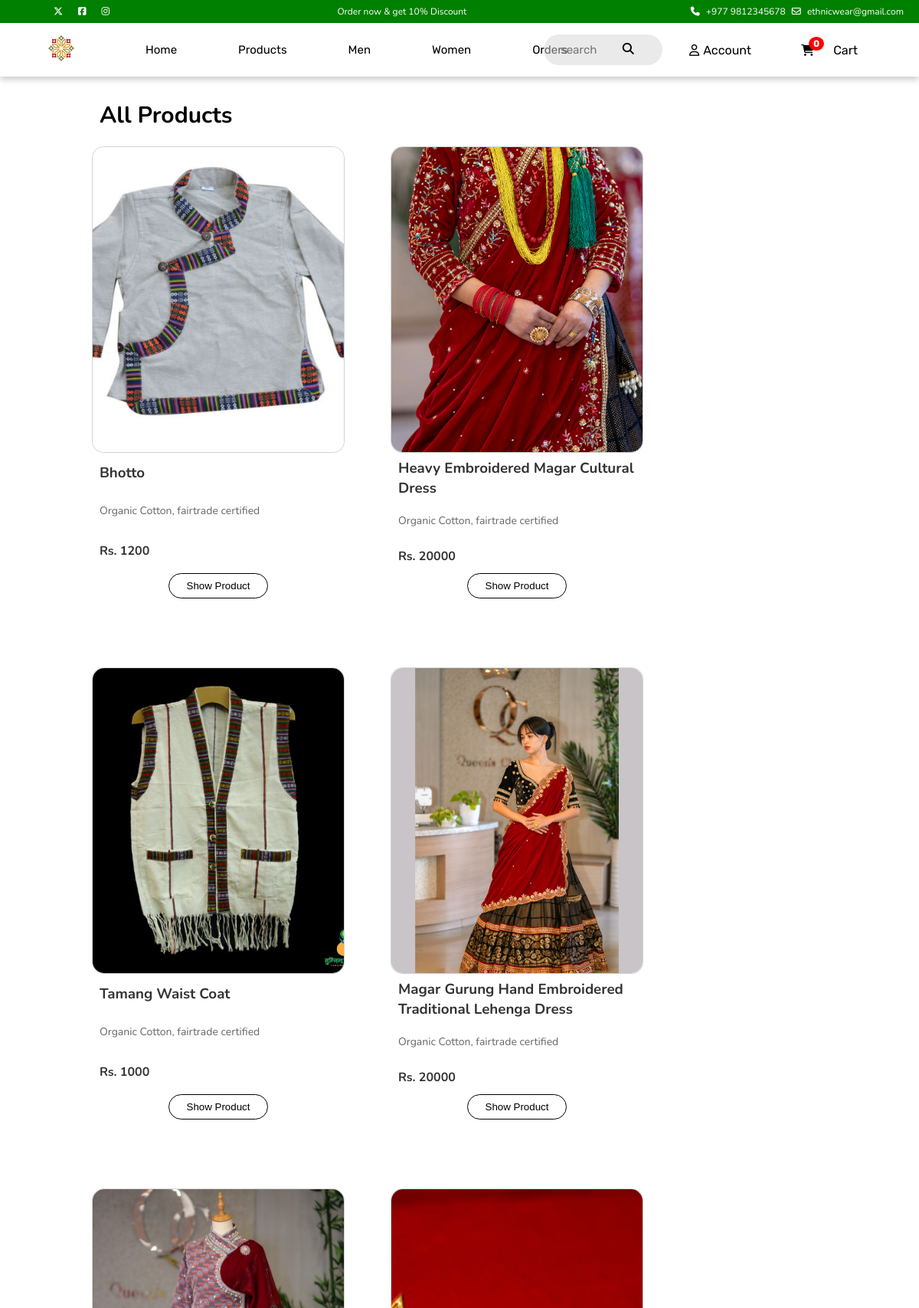
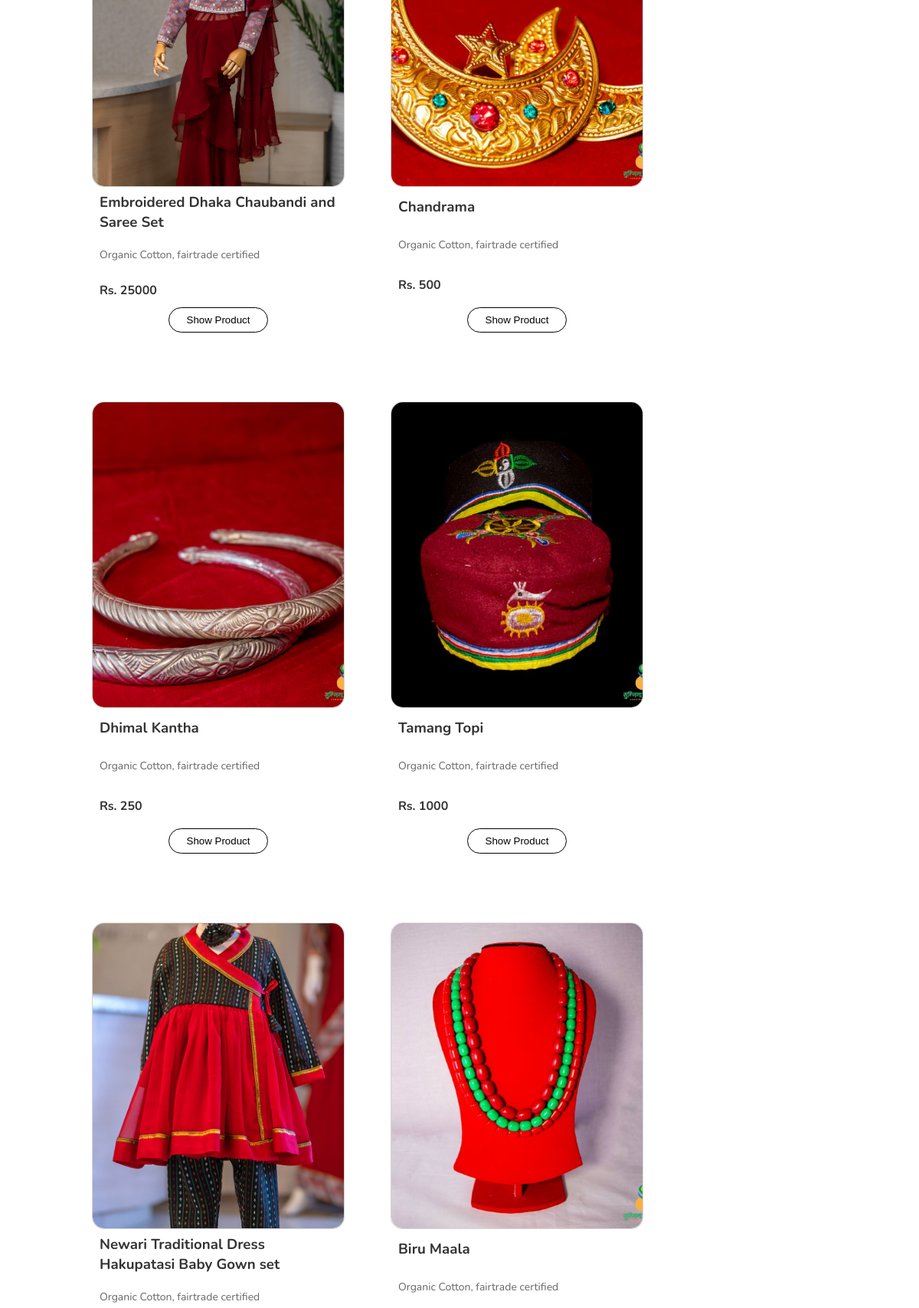
/products.php (upper part), run on the app's committed database (2 pictures, top to bottom).
### tables this page shows
CREATE TABLE `products` (
  `pid` int(255) NOT NULL,
  `pname` varchar(255) NOT NULL,
  `price` int(255) NOT NULL,
  `category` varchar(255) NOT NULL,
  `description` varchar(255) NOT NULL,
  `gender` varchar(255) NOT NULL,
  `image` varchar(255) NOT NULL
);

### products.php (the view, shortened to what this page needs)
<?php
require_once 'includes/connection.php';
$query = "SELECT * FROM products";
$title = "All Products";
?>
<!DOCTYPE html>
<html lang="en">
<head>
    <link rel="stylesheet" href="style/header.css" />
    <link rel="stylesheet" href="style/footer.css" />
    <link rel="stylesheet" href="style/product.css" />
    <link
        rel="stylesheet"
        href="https://cdnjs.cloudflare.com/ajax/libs/font-awesome/6.6.0/css/all.min.css"
 />
</head>
<body>
    <?php
    include('includes/header.php');
    ?>
    <p class="headin"><?php echo $title;?></p>
    <main>
        <?php
        $result = mysqli_query($conn, $query);
        if ($result && mysqli_num_rows($result) > 0) {
            while ($row = mysqli_fetch_assoc($result)) {
        ?>
                <a class="product-info" href="product-info.php?pid=<?php echo $row['pid']; ?>" style="text-decoration: none;">
                    <div class="product-card">
                        <div class="product-image">
                            <img src="assets/products/<?php echo $row['image']; ?>" alt="<?php echo ($row['pname']) ?>" />
                        </div>
                        <h3><?php echo $row['pname']; ?></h3>
                        <p>Organic Cotton, fairtrade certified</p>
                        <div class="price-rating">
                            <span>Rs. <?php echo $row['price']; ?></span>
                        </div>
                        <button>Show Product</button>
                    </div>
                </a>
        <?php
            }
        } else {
            echo "<p>No products foune!</p>";
        }
        ?>
    </main>
</body>
</html>

### style/product.css (style rules this page uses)
* { box-sizing: border-box; }
body { font-family: "Nunito"; margin: 0; }
html, body { height: auto; }
.headin { width: 80%; font-size: 30px; font-weight: bold; margin: auto; margin-top: 20px; padding: 10px; }
main { display: flex; flex-wrap: wrap; width: 80%; gap: 60px; margin: auto; }
.product-card { width: 330px; border-radius: 8px; margin: 10px 0px; height: 600px; padding-bottom: 10px; display: flex; flex-direction: column; justify-content: space-between; transition: transform 0.3s ease; }
.product-card .product-image { width: 100%; height: 400px; position: relative; border-radius: 15px; border: 1px solid lightgray; }
.product-card img { width: 100%; height: 100%; object-fit: cover; border-radius: 15px; }
.product-card h3 { margin: 0px 0px; color: #333; padding: 0px 10px; }
.product-card p { padding: 0px 10px; color: #666; font-size: 14px; }
.price-rating { padding: 0px 10px; display: flex; justify-content: space-between; align-items: center; margin: 5px 0; }
.price-rating span { font-weight: bold; color: #333; }
main .product-card button { background-color: white; text-align: center; align-items: end; color: black; border: none; padding: 8px; width: 130px; border-radius: 25px; border: 1px solid black; cursor: pointer; align-self: center; }

### data on the page
products: image (picture), pname "Bhotto", price "1200"
products: image+pname (picture), pname "Heavy Embroidered Magar Cultural Dress", price "20000"
products: image+pname (picture), pname "Tamang Waist Coat", price "1000"
products: image (picture), pname "Magar Gurung Hand Embroidered Traditional Lehenga Dress", price "20000"
products: image+pname (picture), pname "Embroidered Dhaka Chaubandi and Saree Set", price "25000"
products: image+pname (picture), pname "Chandrama", price "500"
products: image+pname (picture), pname "Dhimal Kantha", price "250"
products: image+pname (picture), pname "Tamang Topi", price "1000"
products: image+pname (picture), pname "Newari Traditional Dress Hakupatasi Baby Gown set"
products: image+pname (picture), pname "Biru Maala"

### other printed values
$no_of_product "0"
$title "All Products"
